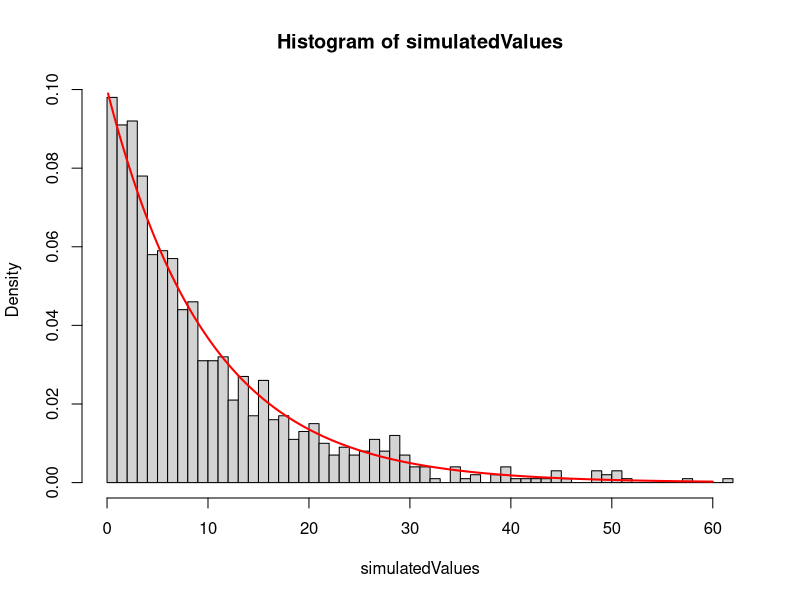

Reproduce this figure in R.
## Exponential distribution for waiting times
simulatedValues=read.table("simulatedExpForR.txt", h=F)$V1

hist(simulatedValues, nc=50, freq=F)
x<-(1:600)/10
y<-dexp(x, rate=0.1)
lines(x, y, t="l", col="red", lwd=2)

## Probabilities of drawing states
simulatedValues=read.table("simulatedUnifForR.txt", h=F)$V1
table(simulatedValues) / length(simulatedValues)
